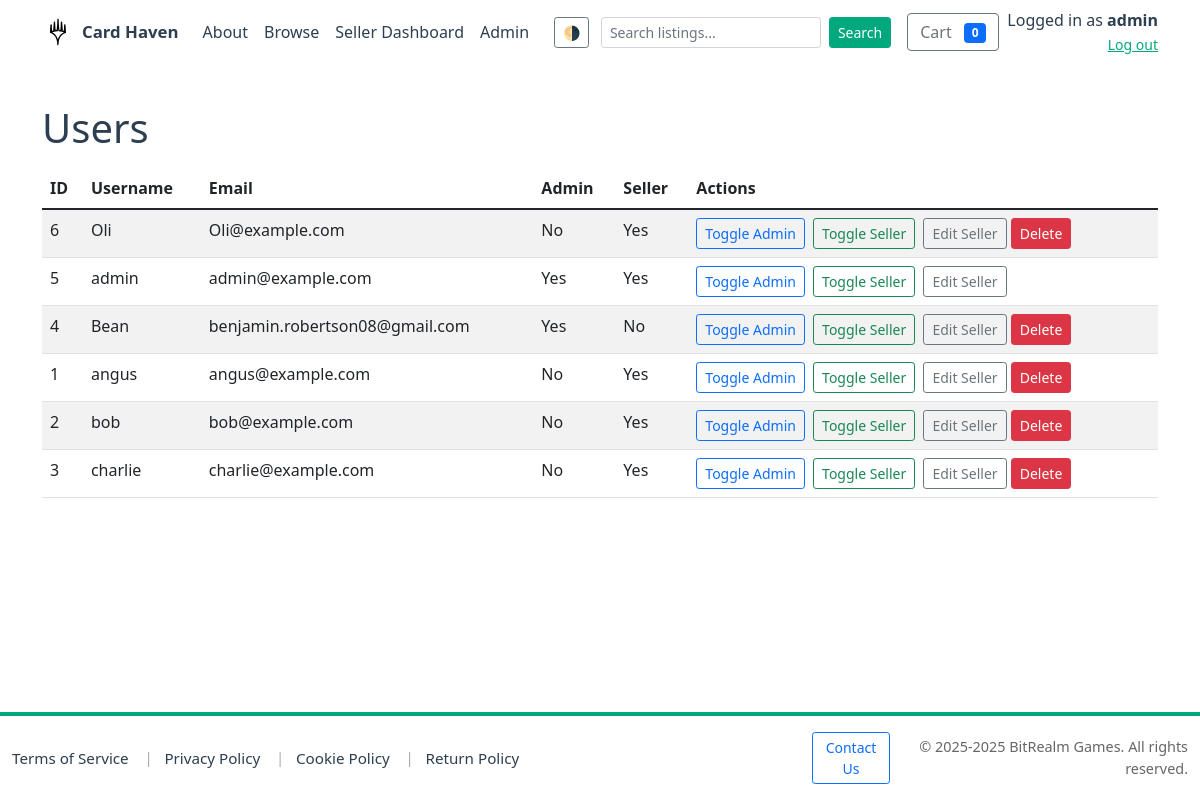
Page /admin/users (signed in) on the earlier database version.
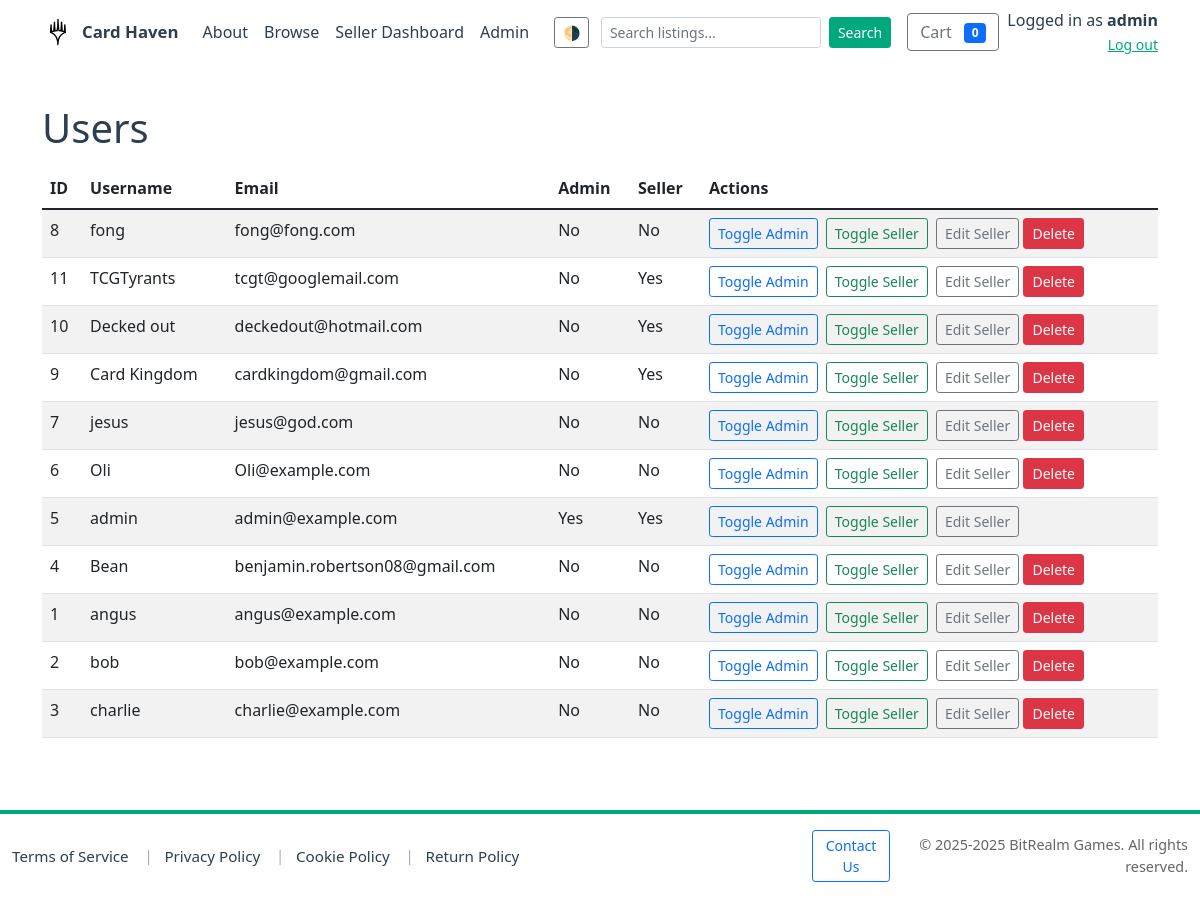
Same page on the later database version.
### models.py (models this page shows, shortened)
class User(db.Model):
    __tablename__ = 'users'
    id = db.Column(db.Integer, primary_key=True)
    username = db.Column(db.String(150), unique=True, nullable=False)
    email = db.Column(db.String(255), unique=True, nullable=False)
    password_hash = db.Column(db.String(255), nullable=False)
    is_admin = db.Column(db.Boolean, default=False)
    is_seller = db.Column(db.Boolean, default=False)
    business_name = db.Column(db.String(255))
    seller_description = db.Column(db.Text)
    rating = db.Column(db.Float, default=0.0)
    total_sales = db.Column(db.Integer, default=0)
    logo_url = db.Column(db.String(512))
    created_at = db.Column(db.DateTime, default=datetime.utcnow)
    products = db.relationship('Product', back_populates='seller', lazy='dynamic')
    orders = db.relationship('Order', back_populates='buyer', lazy='dynamic')

### app.py (the view)
@app.route('/admin/users')
@admin_required
def admin_users():
    conn = get_db_connection()
    cur = conn.cursor()
    cur.execute("SELECT id, username, email, is_admin, is_seller, created_at FROM users ORDER BY created_at DESC")
    users = cur.fetchall()
    conn.close()
    return render_template('admin/users.html', users=users)

### app.py (called while the page is built)
def get_db_connection(path=DB_PATH):
    conn = sqlite3.connect(path)
    conn.row_factory = sqlite3.Row
    conn.execute("PRAGMA foreign_keys = ON;")
    try:
        cur = conn.cursor()
        cur.execute("PRAGMA table_info(products)")
        cols = [r['name'] for r in cur.fetchall()]
        if 'is_active' not in cols:
            try:
                cur.execute("ALTER TABLE products ADD COLUMN is_active INTEGER NOT NULL DEFAULT 1")
                conn.commit()
            except Exception:
                pass
    except Exception:
        pass
    return conn

@app.after_request
def set_security_headers(response):
    response.headers.setdefault('X-Frame-Options', 'SAMEORIGIN')
    response.headers.setdefault('X-Content-Type-Options', 'nosniff')
    response.headers.setdefault('Referrer-Policy', 'no-referrer-when-downgrade')
    if 'SSL_ENABLED' in globals() and SSL_ENABLED:
        response.headers.setdefault('Strict-Transport-Security', 'max-age=63072000; includeSubDomains; preload')
    return response

### templates/admin/users.html (shortened to what this page needs)
<!doctype html>
<html lang="en">
<head>
  {% include 'head_includes.html' %}
</head>
<body>
  {% include 'navbar.html' %}
  <div class="container my-4">
    <h1>Users</h1>
    <table class="table table-striped mt-3">
      <thead>
        <tr>
          <th>ID</th>
          <th>Username</th>
          <th>Email</th>
          <th>Admin</th>
          <th>Seller</th>
          <th>Actions</th>
        </tr>
      </thead>
      <tbody>
        {% for u in users %}
          <tr>
            <td>{{ u['id'] }}</td>
            <td>{{ u['username'] }}</td>
            <td>{{ u['email'] }}</td>
            <td>{{ 'Yes' if u['is_admin'] else 'No' }}</td>
            <td>{{ 'Yes' if u['is_seller'] else 'No' }}</td>
            <td>
              <form action="{{ url_for('admin_user_toggle_admin', user_id=u['id']) }}" method="post" style="display:inline">
                <button class="btn btn-sm btn-outline-primary">Toggle Admin</button>
              </form>
              <form action="{{ url_for('admin_user_toggle_seller', user_id=u['id']) }}" method="post" style="display:inline" class="ms-1">
                <button class="btn btn-sm btn-outline-success">Toggle Seller</button>
              </form>
              <a href="{{ url_for('admin_edit_seller', user_id=u['id']) }}" class="btn btn-sm btn-outline-secondary ms-1">Edit Seller</a>
              {% if session.get('user_id') != u['id'] %}
              <form action="{{ url_for('admin_user_delete', user_id=u['id']) }}" method="post" style="display:inline" onsubmit="return confirm('Delete this user?');">
                <button class="btn btn-sm btn-danger">Delete</button>
              </form>
              {% endif %}
            </td>
          </tr>
        {% else %}
          <tr><td colspan="6">No users found.</td></tr>
        {% endfor %}
      </tbody>
    </table>
  </div>
  {% include 'footer.html' %}
</body>
</html>

### templates/navbar.html (shortened to what this page needs)
<nav class="navbar navbar-expand-lg mb-3 site-navbar" aria-label="Main navigation">
  <div class="container">
    <a class="navbar-brand d-flex align-items-center" href="{{ url_for('index') }}">
  <img id="site-logo" src="{{ url_for('static', filename='img/logo.svg') }}" alt="Card Haven logo" height="32" class="me-2 site-logo" style="width:auto;" title="Card Haven">
  <span>Card Haven</span>
    </a>
    <div class="collapse navbar-collapse" id="mainNav">
        <ul class="navbar-nav me-auto mb-2 mb-lg-0">
          <li class="nav-item"><a class="nav-link" href="/about">About</a></li>
        <li class="nav-item"><a class="nav-link" href="/products">Browse</a></li>
        {% if current_user_is_seller %}
          <li class="nav-item"><a class="nav-link" href="{{ url_for('seller_dashboard') }}">Seller Dashboard</a></li>
        {% endif %}
        {% if current_user_is_admin %}
          <li class="nav-item"><a class="nav-link" href="{{ url_for('admin_index') }}">Admin</a></li>
        {% endif %}
      </ul>
  <div class="d-none d-lg-flex align-items-center gap-2 navbar-right">
        <button id="theme-toggle" class="btn btn-sm btn-outline-secondary me-1" title="Toggle theme" onclick="toggleTheme()">🌗</button>
        <form class="d-none d-lg-flex align-items-center me-2" action="{{ url_for('products') }}" method="get">
          <input name="search" class="form-control form-control-sm me-2" type="search" placeholder="Search listings..." aria-label="Search" value="{{ request.args.get('search','') }}">
          <button class="btn btn-sm btn-primary" type="submit">Search</button>
        </form>
        <a href="{{ url_for('cart_view') }}" class="btn btn-outline-secondary position-relative">
          Cart <span id="cart-count" class="badge bg-primary ms-2">0</span>
        </a>
        {% if session.get('user_id') %}
          <div class="text-end user-info mt-2 mt-lg-0">
            <div>Logged in as <strong>{{ session.get('username') }}</strong></div>
            <a href="{{ url_for('logout') }}" class="small">Log out</a>
          </div>
        {% else %}
          <div class="auth-buttons d-flex gap-1 mt-2 mt-lg-0">
            <a href="{{ url_for('login') }}" class="btn btn-sm btn-outline-primary">Login</a>
            <a href="{{ url_for('register') }}" class="btn btn-sm btn-primary">Register</a>
          </div>
        {% endif %}
      </div>
    </div>
  </div>
</nav>
<main class="site-content">

Differences in the rows shown:
added User: id "8", username "fong", email "fong@fong.com", is_admin "No", is_seller "No"
added User: id "11", username "TCGTyrants", email "tcgt@googlemail.com", is_admin "No", is_seller "Yes"
added User: id "10", username "Decked out", email "deckedout@hotmail.com", is_admin "No", is_seller "Yes"
added User: id "9", username "Card Kingdom", email "cardkingdom@gmail.com", is_admin "No", is_seller "Yes"
added User: id "7", username "jesus", email "jesus@god.com", is_admin "No", is_seller "No"
changed User "Oli": is_seller "Yes" → "No"
changed User "Bean": is_admin "Yes" → "No"
changed User "angus": is_seller "Yes" → "No"
changed User "bob": is_seller "Yes" → "No"
changed User "charlie": is_seller "Yes" → "No"
